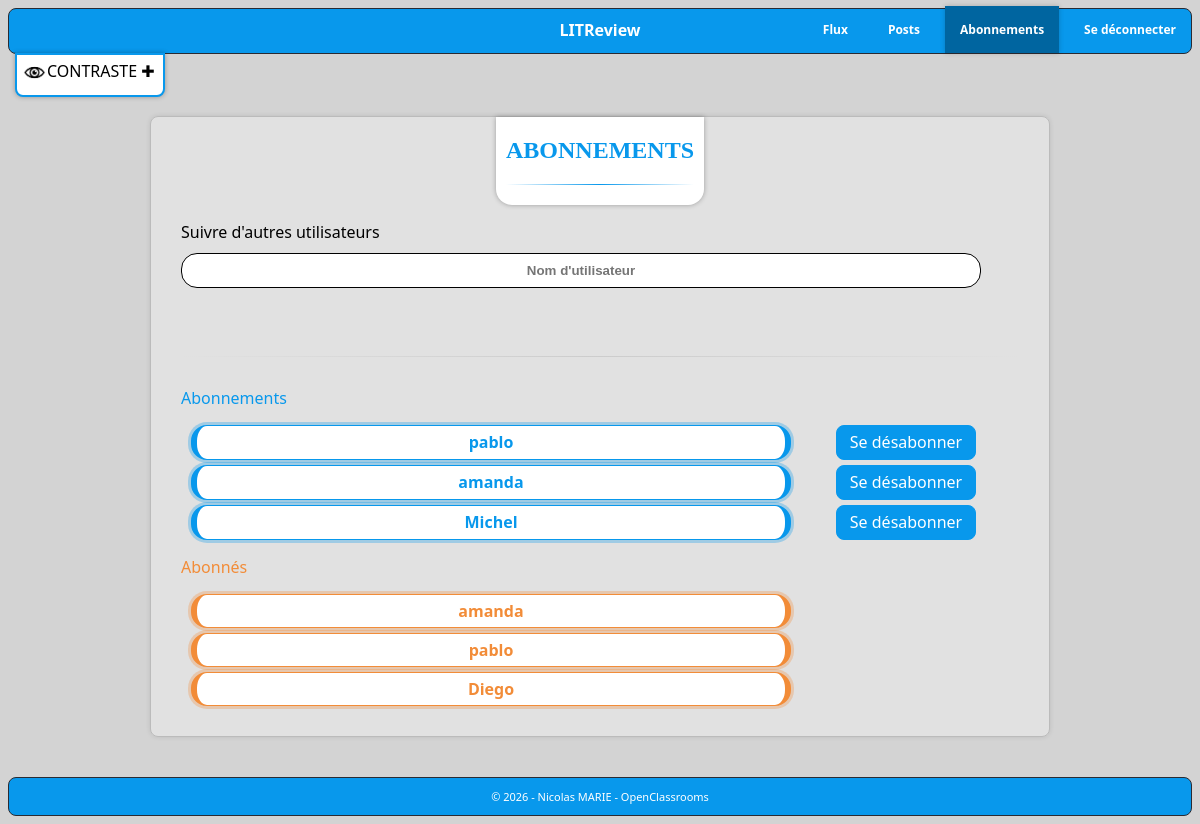
The page /feed/followings/ (signed in) on the database its author committed.
### feed/models.py (models this page shows)
class UserFollows(models.Model):
    user = models.ForeignKey(to=settings.AUTH_USER_MODEL, on_delete=models.CASCADE,
                             related_name='following')
    followed_user = models.ForeignKey(to=settings.AUTH_USER_MODEL, on_delete=models.CASCADE,
                                      related_name='followed_by')
    class Meta:
        unique_together = ('user', 'followed_user', )

### accounts/models.py (models this page shows, shortened)
class User(AbstractUser):
    username = models.CharField(max_length=20, unique=True, null=False)

### feed/views.py (the view)
# urls.py: path('followings/', views.follow_user, name='follows'),
@login_required
def follow_user(request: HttpRequest) -> HttpResponse:
    if request.method == "POST":
        follow_form = FollowUsersForm(request.POST, user=request.user)
        if follow_form.is_valid():
            UserFollows.objects.create(user=request.user, followed_user=follow_form.followed_user)
            messages.success(request=request, message=f"✅ Abonnement à \"{follow_form.followed_user}\" réussi.")
        else:
            for error in follow_form.errors.values():
                messages.error(request=request, message=str(error))
        return redirect(to="feed:follows")
    else:
        follow_form = FollowUsersForm(user=request.user)
    following = (UserFollows.objects.filter(user=request.user).select_related("followed_user"))
    followed_by = (UserFollows.objects.filter(followed_user=request.user).select_related("user"))
    return render(request=request,
                  template_name="feed/followers.html",
                  context={"follow_form": follow_form, "following": following, "followed_by": followed_by})

### feed/forms.py (shortened to what this page needs)
class FollowUsersForm(forms.Form):
    username = forms.CharField(max_length=20,
                               label="",
                               widget=forms.TextInput(attrs={
                                   "placeholder": "Nom d'utilisateur",
                                   "class": "form-input",
                                   "id": "form-input",
                                   "onkeyup": "processChange()",
                               }),
                               required=True,)
    def __init__(self, *args, **kwargs):
        self.user = kwargs.pop("user")
        super().__init__(*args, **kwargs)

### feed/templates/feed/followers.html (shortened to what this page needs)
{% extends 'base_feed.html' %}
{% block content %}
<br>
<section class="content" aria-roledescription="region">
    <div class="followpage_details">
        <div class="section_title">
            <h2>ABONNEMENTS</h2>
            <div class="short-feed-separator"></div>
        </div>
        <form action="" method="post" enctype="multipart/form-data">
            <p class="follow_title">
                <label>Suivre d'autres utilisateurs</label><br>
                {{ follow_form.username }}
            </p>
            <br>
            <div class="feed-separator"></div>
            <p class="p_following">
                <label>Abonnements</label>
            </p>
            <div class="follow">
                {% if following %}
                    {% for follow in following %}
                        <p class="following">{{ follow.followed_user.username }}</p>
                        <a title="Bouton Se désabonner de {{follow.followed_user.username}}"
                           href="{% url 'feed:delete-follow' user_id=follow.followed_user.id %}">Se désabonner</a>
                        <br>
                    {% endfor %}
                {% else %}
                    <p class="empty">⮞ Vous n'avez pas d'abonnements</p>
                {% endif %}
            </div>
            <p class="p_followedby">
                <label>Abonnés</label>
            </p>
            <div class="follow">
                {% if followed_by %}
                    {% for follow in followed_by %}
                        <p class="followedby">{{ follow.user.username }}</p>
                    {% endfor %}
                {% else %}
                    <p class="empty">⮞ Vous n'avez pas d'abonnés</p>
                {% endif %}
            </div>
        </form>
    </div>
</section>
{% endblock %}

### core/static/core/styles.css (style rules this page uses)
*, *::before, *::after { box-sizing: border-box; }
body { min-height: 100vh; background: lightgray; color: #0898ec; font-family: "Segoe UI", system-ui, sans-serif; font-size: 16px; }
.content { display: flex; justify-content: center; align-items: center; flex-direction: column; max-width: 900px; margin: 40px auto; padding: 40px; border: 1px solid #bbbbbb; border-radius: 8px; text-align: center; background-color: rgba(255, 255, 255, 30%); box-shadow: 0 0 5px rgba(0,0,0,0.1); }
.content form input[type="text"], .content form input[type="password"] { text-align: center; color: black; font-weight: bold; background-color: white; border: 1px solid #0898ec; height : 35px; border-radius: 16px; }
@media (min-width: 811px) { .content { flex-direction: row; justify-content: center; align-items: flex-start; gap: 100px; } }
@media (min-width: 811px) { .content form input[type="text"], .content form input[type="password"] { width: 350px; } }

### feed/static/feed/styles.css (style rules this page uses)
:root { --color-ticket: #F28C38; --color-review: #0898ec; --color-dark: #292b33; --radius-sm: 8px; --radius-lg: 16px; --shadow-ticket: 0 0 0 3px rgba(242, 140, 56, 0.3); --shadow-review: 0 0 0 3px rgba(8, 152, 236, 0.2); }
.content { padding: 0 30px 0 30px; }
.content form p { text-align: center; }
.content form input[type="text"] { text-align: center; margin-top: 10px; font-weight: bold; padding: 5px; width: 300px; }
.content .section_title { background: white; width: fit-content; border-bottom-right-radius: 16px; border-bottom-left-radius: 16px; box-shadow: 0 0 5px rgba(0,0,0,0.3); display: inline-block; justify-content: center; align-items: center; flex-direction: column; padding: 0px 10px 20px 10px; margin-top: 0; }
.content .section_title h2 { font-family: "Futura"; }
.feed-separator { margin: 30px 0; height: 1px; background: linear-gradient(to right, transparent, #ccc, transparent); align-self: stretch; width: 100%; }
.short-feed-separator { margin: 10px 0 0 0; height: 1px; background: linear-gradient(to right, transparent, var(--color-review), transparent); align-self: stretch; width: 100%; }
.content .follow { display: flex; justify-content: center; gap: 5px; flex-direction: column; }
.content .form-input { width: 300px; }
.content .following, .content .followedby { display: inline-block; margin: 0; border-radius: 16px; font-weight: bold; padding: 5px; background-color: white; }
.content .following { border: 1px solid var(--color-review); border-left: 6px solid var(--color-review); border-right: 6px solid var(--color-review); box-shadow: 0 0 0 3px rgba(8, 152, 236, 0.3); color:var(--color-review); }
.content .followedby { border: 1px solid var(--color-ticket); border-left: 6px solid var(--color-ticket); border-right: 6px solid var(--color-ticket); box-shadow: 0 0 0 3px rgba(242, 140, 56, 0.3); color: var(--color-ticket); }
.content .follow a { border: 1px solid var(--color-review); border-radius: 8px; text-decoration: none; background-color: var(--color-review); padding: 5px; color: white; width: 140px; height: 35px; margin-left: 75px; }
.content .p_following { color: var(--color-review); }
.content .p_followedby { color: var(--color-ticket); }
.content .follow_title { color: black; }
.content .follow_title input[type="text"] { border: 1px solid black; }
.content .postspage_details, .content .feedpage_details, .content .followpage_details { display: flex; justify-content: center; align-items: center; flex-direction: column; width: 100%; }
.content .followpage_details { padding-bottom: 30px; }
@media (min-width: 811px) { .content { flex-direction: column; justify-content: center; align-items: flex-start; gap: 0; } }
@media (min-width: 811px) { .content form p, .content p { text-align: left; } }
@media (min-width: 811px) { .content form input[type="text"] { width: 800px; } }
@media (min-width: 811px) { .content .follow { justify-content: left; flex-direction: row; flex-wrap: wrap; } }
@media (min-width: 811px) { .content .follow .following, .content .follow .followedby { width: 600px; margin-left: 10px; justify-content: center; text-align: center; } }
@media (min-width: 811px) { .content .follow a { margin-left: 40px; } }

### rows shown on the page
UserFollows: followed_user.username "pablo"
UserFollows: followed_user.username "amanda"
UserFollows: followed_user.username "Michel"
UserFollows: user.username "amanda"
UserFollows: user.username "pablo"
UserFollows: user.username "Diego"
